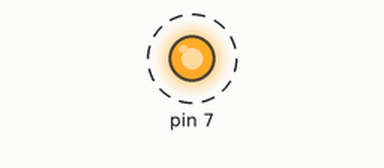
This sketch was run on a simulated Arduino Uno, built with avr-gcc and run on an emulated ATmega328P. Shown: output pins drawn as LEDs (lit = HIGH). Dashed ring = blinking.

Above: at 0.2 s.
Timing chart, 0 to 3.0 s (numbered marks = the images above):
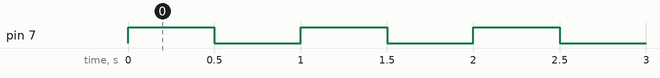

The sketch:

LED2.ino
```cpp
void setup() {
  // put your setup code here, to run once:

}

void loop() {
  // put your main code here, to run repeatedly:
  pinMode(7, OUTPUT);
  for(;;) {
    digitalWrite(7, HIGH);
    delay(500);
    digitalWrite(7, LOW);
    delay(500);
  }
}
```

Measured:
- by itself, pin 7: alternates HIGH for 0.50 s and LOW for 0.50 s
